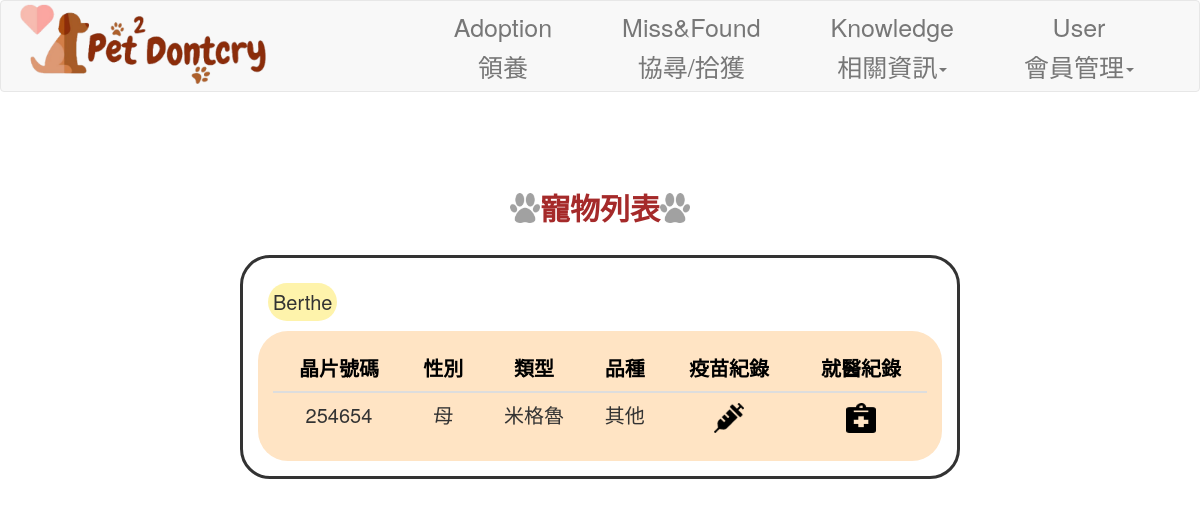
The app's page /user/mypet (signed in), older data.
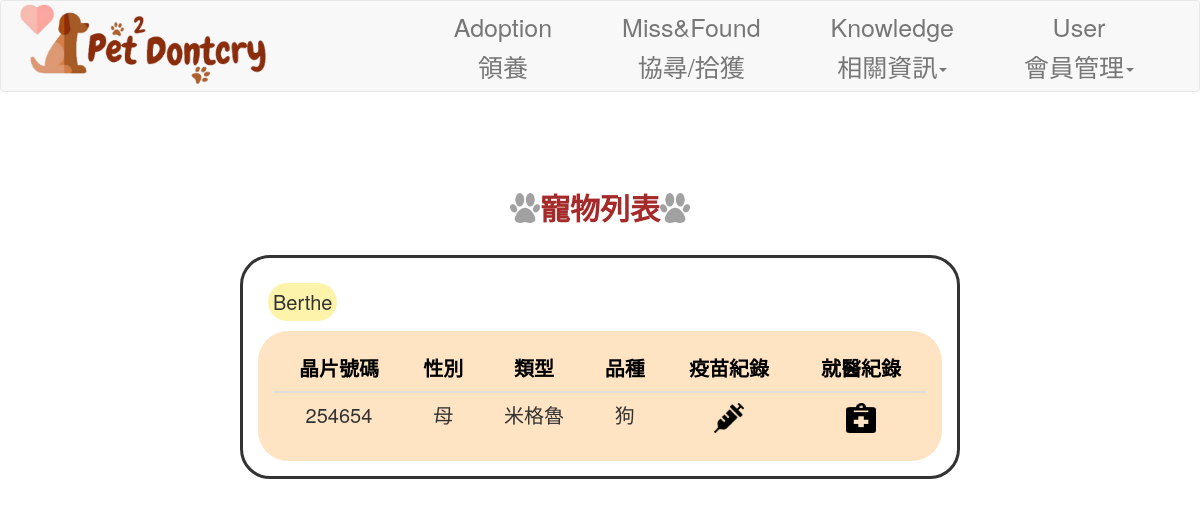
The same page, newer data.
### app/models/user.py (models this page shows, shortened)
class pet(db.Model):
    __tablename__ = 'pet'
    PetID = db.Column('PetID', db.Integer, primary_key = True)
    UID = db.Column('UID',db.Integer,db.ForeignKey('user.UID'), nullable=False)
    name = db.Column('name', db.String(20), nullable=False)
    sex = db.Column('sex',db.Integer, nullable=False)
    species = db.Column('species', db.String(10), nullable=False)
    fur = db.Column('fur', db.String(10), nullable=False)
    variety = db.Column('variety', db.String(10), nullable=False)
    vaccine = db.Column('vaccine',db.Boolean,nullable=False)
    medicalrecords = db.relationship('medicalrecords', backref='pet', lazy='dynamic')

### app/views/userView.py (the view)
@user_views.route('/user/mypet')
@login_required
def pet_info():
    users = get_user_data(current_user.ID)
    print(users)
    from ..models.user import pet
    pets = pet.query.filter_by(UID=users.UID).all()
    print(pets)
    if pets is None:
        abort(404)
    return render_template('user_pet.html', pets=pets)

### app/controllers/userController.py (called while the page is built)
def get_user_data(ID):
    return user.query.filter_by(ID=ID).first()

### app/models/user.py (called while the page is built)
    @login_manager.user_loader
    def load_user(ID):
        try:
            return account.query.get(ID)
        except:
            return None

### app/templates/user_pet.html (shortened to what this page needs)
<!DOCTYPE html>
{% extends "base.html" %}
{% block content %}
<head>
    <link rel="stylesheet" href="{{ url_for('static', filename='css/user_pet.css') }}">
</head>
<body background="{{ url_for('static', filename='img/first-page.jpg') }}" style="background-size: cover; font-size: 2rem;">
    <div class="Title_img" style="padding: 1.5rem; margin-top: 5%;">
        <div class="Title_img rounded" style=" display: flex; align-items: center;">
            <img src="{{ url_for('static', filename='img/dog-footprints.png') }}" width="30" height="30">
            <div class="Title font-B" style="font-size: 3rem; color: brown;">   寵物列表   </div>
            <img src="{{ url_for('static', filename='img/dog-footprints.png') }}" width="30" height="30">
        </div>
    </div>
    {% for pet in pets %}
    <div style="display: flex; justify-content: center; align-items: center; flex-direction: column;">
        <div class="" style="display: flex; flex-wrap: wrap; justify-content: center; align-items: center; border: solid; width: 60%; padding: 1.5rem; border-radius: 30px; margin: 1rem">
            <div style="width: 100%;">
                <div class="rounded-name bg-name" style="margin: 1rem; padding: 0.5rem; width: fit-content;">
                    {{pet.name}}
                </div>
                <div class="bg-table rounded-table h-100 p-4 dis">
                    <table class="table" style="font-size: 2rem;">
                        <thead class="thead">
                            <tr style="color:black; border-top-style: hidden;">
                                <th scope="col" style="text-align: center;">晶片號碼</th>
                                <th scope="col" style="text-align: center;">性別</th>
                                <th scope="col" style="text-align: center;">類型</th>
                                <th scope="col" style="text-align: center;">品種</th>
                                <th scope="col" style="text-align: center;">疫苗紀錄</th>
                                <th scope="col" style="text-align: center;">就醫紀錄</th>
                            </tr>
                        </thead>
                        <tbody class="thead">
                            <tr>
                                <td id="ID">{{pet.PetID}}</td>
                                <td>
                                    {% if pet.sex == 0 %}
                                    公
                                    {% elif pet.sex == 1 %}
                                    母
                                    {% else %}
                                    未知
                                    {% endif %}
                                </td>
                                <td>{{pet.variety}}</td>
                                <td>
                                    {% if pet.species == "dog" %}
                                    狗
                                    {% elif pet.species == 'cat'%}
                                    貓
                                    {% else %}
                                    其他
                                    {% endif %}
                                </td>
                                <td>
                                    <img src="{{ url_for('static', filename='img/syringe.png') }}" onclick="showDialog('{{pet.PetID}}')" width="30" height="30">
                                </td>
                                <td>
                                    <img src="{{ url_for('static', filename='img/medical-records.png') }}" onclick="showDialog1('{{pet.PetID}}') " width="30" height="30">
                                </td>
                            </tr>
                        </tbody>
                    </table>
                </div>
            </div>
        </div>
    </div>
    {% endfor %}
</body>
{% endblock content %}

Row changes from the older to the newer data that the page shows:
changed pet "Berthe": species "其他" → "狗"
